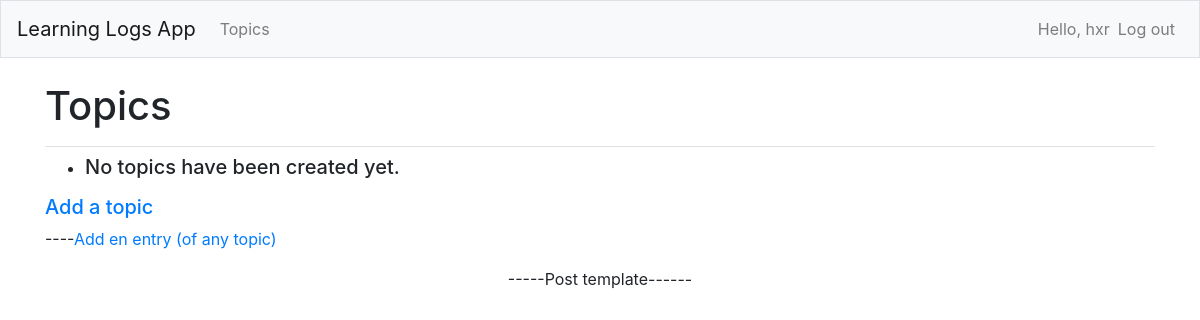
Page /ll/topics/ (signed in) on the earlier database version.
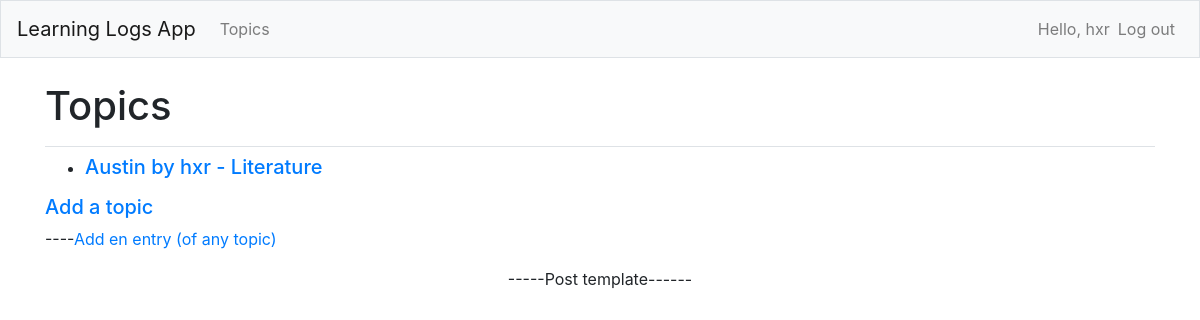
Same page on the later database version.
### learning_logs_app/models.py (models this page shows)
class Topic( models.Model ):
    LITERATURE = 'LI'
    SPORTS = 'SP'
    EDUCATION = 'ED'
    CHILDEDU = 'CED'
    ADULTEDU = 'AED'
    MISCELLANEOUS = 'MI'
    TOPIC_CATE_CHOICES = [
        ( LITERATURE, 'Literature' ),
        ( SPORTS, 'Sports' ),
        ( EDUCATION, (
                ( CHILDEDU, 'Children Education' ),
                ( ADULTEDU, 'Adult Education' ),
            ),
        ),
        ( MISCELLANEOUS, 'Miscellaneous'),
    ]
    topic_cate = models.CharField(
        max_length = 3,
        choices = TOPIC_CATE_CHOICES,
        default = LITERATURE
    )
    owner = models.ForeignKey( User, on_delete = models.CASCADE )
    text = models.CharField( max_length = 200 )
    date_added = models.DateTimeField( auto_now_add = True )
    def __str__( self ):
        return f"{ self.text } - { self.get_topic_cate_display() }"

### learning_logs_app/views.py (the view)
# urls.py: path( 'topics/', views.topics, name = 'topics' ),
@login_required
def topics( request ):
    topics = Topic.objects.all().filter( owner = request.user ).order_by( '-date_added' )
    context = { 'topics' : topics }
    return render( request, 'learning_logs_app/topics.html', context )

### learning_logs_app/templates/learning_logs_app/topics.html (shortened to what this page needs)
{% extends 'learning_logs_app/base.html' %}
{% block page_header %}
  <h1>Topics</h1>
{% endblock page_header %}
{% block content %}
  <ul>
    {% for topic in topics %}
      <li>
        <h5>
          <a href = "{% url 'learning_logs_app:topic' topic.id %}">{{ topic }}</a>
	</h5>
      </li>
    {% empty %}
      <li>
        <h5>No topics have been created yet.</h5>
      </li>
    {% endfor %}
  </ul>
  <h5>
    <a href = "{% url 'learning_logs_app:new_topic' %}">Add a topic</a>
  </h5>
  <p>----<a href = "{% url 'learning_logs_app:new_entry_any' %}">Add en entry (of any topic)</a></p>
{% endblock content %}

### learning_logs_app/templates/learning_logs_app/base.html (shortened to what this page needs)
{% load bootstrap4 %}
<!doctype html>
<html lang = 'en'>
  <head>
    {% bootstrap_css %}
  </head>
  <body>
    <nav class = 'navbar navbar-expand-md navbar-light bg-light mb-4 border'/>
      <a class = 'navbar-brand' href = "{% url 'learning_logs_app:index' %}">Learning Logs App</a>
      <div class = 'collapse navbar-collapse' id = 'navbarCollapse'>
        <ul class = 'navbar-nav mr-auto'>
          <li class = 'nav-item'>
            <a class = 'nav-link' href = "{% url 'learning_logs_app:topics' %}">Topics</a>
          </li>
        </ul>
        <ul class = 'navbar-nav ml-auto'>
          {% if user.is_authenticated %}
            <li class = 'nav-item'>
              <span class = 'navbar-text'>Hello, {{ user.username }}</span>
            </li>
	    <li class = 'nav-item'>
              <a class = 'nav-link' href = "{% url 'users:logout' %}">Log out</a>
            </li>
          {% endif %}
        </ul>
      </div>
    <main role = 'main' class = 'container'>
      <div class = 'pb-2 mb-2 border-bottom'>
        {% block page_header %} {% endblock page_header %}
      </div>
      <div>
        {% block content %} {% endblock content %}
      </div>
<p align = 'center' >-----Post template------</p>
    </main>
  </body>
</html>

Differences in the rows shown:
added Topic: text+topic_cate "Austin by hxr - Literature"
Other differences:
text no longer shown: "No topics have been created yet."
